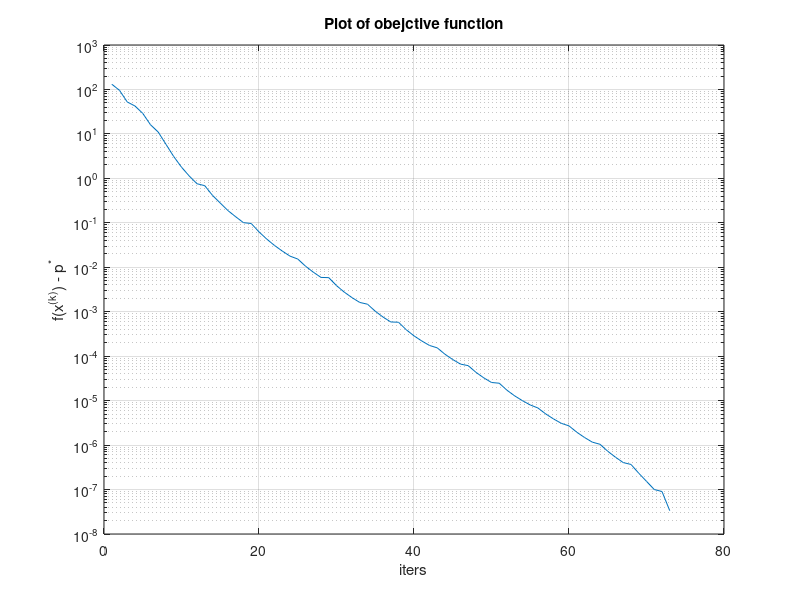
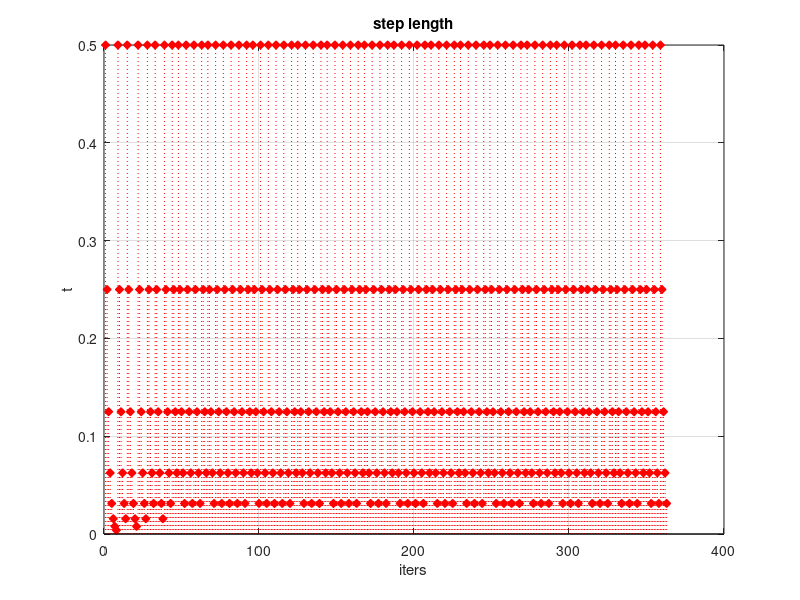
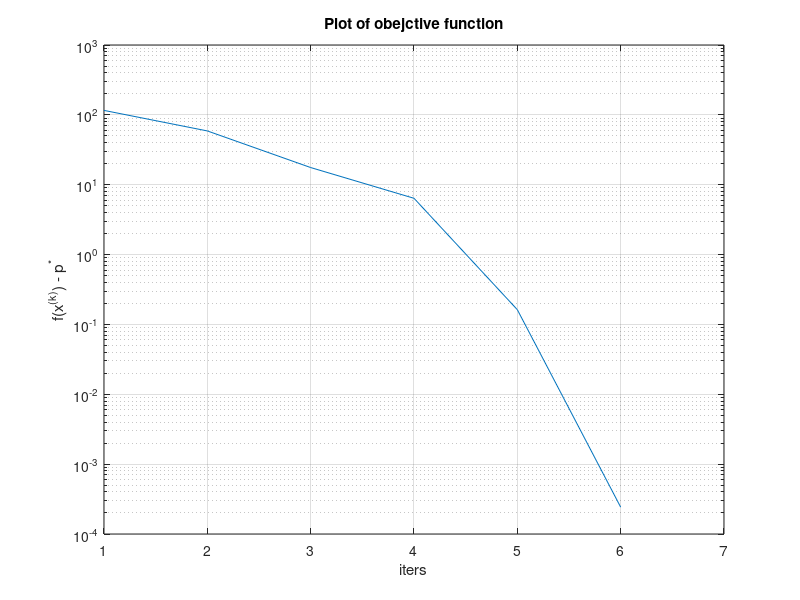
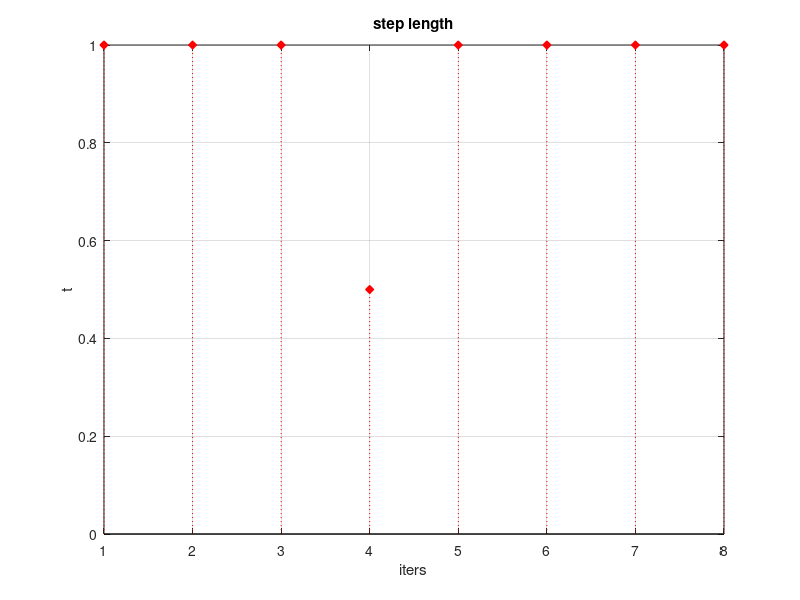

Write the MATLAB code that produced these figures, in order.
%% Convex Optimization

close all; clear; clc;

%% Gradient method

ALPHA = 0.01;   BETA = 0.5; MAXITERS = 1e+3;    GRADTOL = 1e-3;
n = 100; m = 200;

x = zeros(n,1);
A = randn(n, n); % rand(n,n)

k1 = 0; k2 = 0; kk1 = [];   kk2 = [];
vals = [];  tt = [];

for iter = 1:MAXITERS
    val = -sum(log(1-A*x)) - sum(log(1+x)) - sum(log(1-x));
    grad = A'*(1./(1-A*x)) - 1./(1+x) + 1./(1-x);
    
    if norm(grad) < GRADTOL
        break;
    end
    
    v = -grad;
    fprime = grad'*v;
    t = 1;
    
    while ((max(A*(x+t*v)) >= 1) | (max(abs(x+t*v)) >= 1))
        t = BETA*t;
        k1 = k1+1;
        tt = [tt, t];
    end
    
    while ( -sum(log(1-A*(x+t*v))) - sum(log(1-(x+t*v).^2)) > ...
    val + ALPHA*t*fprime )
        t = BETA*t;
        k2 = k2 + 1;
        tt = [tt, t];
    end
    
    x = x+t*v;
    
    kk1 = [kk1, k1];
    kk2 = [kk2, k2];
    vals = [vals, val];
    
end

%% plot (a)

figure(1)
semilogy((vals - vals(end)))
xlabel('iters')
ylabel('{f(x^{(k)}) - p^*}')
title('Plot of obejctive function')
grid on

figure(2)
stem(tt, ':diamondr', 'filled')
xlabel('iters')
ylabel('t')
grid on
title('step length')

%% Newton's method

n = 100; m = 200;
ALPHA = 0.01;   BETA = 0.5; MAXITERS = 1000;    NTTOL = 1e-8;
x = zeros(n,1); A = randn(n, n); % rand(n, n)

vals = [];
t_vals = [];

for iter = 1: MAXITERS
    val = -sum(log(1-A*x)) - sum(log(1+x)) - sum(log(1-x));
    d = 1./(1-A*x);
    grad = A'*d - 1./(1+x) + 1./(1-x);
    hess = A'*diag(d.^2)*A + diag(1./(1+x).^2 + 1./(1-x).^2);
    v = -hess\grad;
    fprime = grad'*v;
    
    if abs(fprime) < NTTOL
        break;
    end
    
    t = 1;
    t_vals =[t_vals, t];
    
    while ((max(A*(x+t*v)) >= 1) | (max(abs(x+t*v)) >= 1))
        t = BETA*t;
        t_vals = [t_vals, t];
    end
    
    while ( -sum(log(1-A*(x+t*v))) - sum(log(1-(x+t*v).^2)) > ...
    val + ALPHA*t*fprime )
        t = BETA*t;
        t_vals = [t_vals, t];
    end
    
    x = x+t*v;
    vals = [vals, val];
end

%% plot (b)

figure(3)
semilogy((vals - vals(end)))
xlabel('iters')
ylabel('{f(x^{(k)}) - p^*}')
title('Plot of obejctive function')
grid on

figure(4)
stem(t_vals, ':diamondr', 'filled')
xlabel('iters')
ylabel('t')
grid on
title('step length')

%%